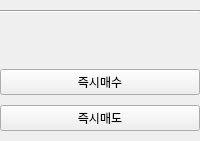
                        <widget class="QWidget" name="selfTab">
                         <attribute name="title">
                          <string>직접</string>
                         </attribute>
                         <layout class="QVBoxLayout" name="verticalLayout_7">
                          <property name="leftMargin">
                           <number>0</number>
                          </property>
                          <property name="topMargin">
                           <number>10</number>
                          </property>
                          <property name="rightMargin">
                           <number>0</number>
                          </property>
                          <property name="bottomMargin">
                           <number>10</number>
                          </property>
                          <item>
                           <widget class="Line" name="line_2">
                            <property name="orientation">
                             <enum>Qt::Horizontal</enum>
                            </property>
                           </widget>
                          </item>
                          <item>
                           <layout class="QVBoxLayout" name="verticalLayout_12">
                            <property name="spacing">
                             <number>10</number>
                            </property>
                            <property name="topMargin">
                             <number>10</number>
                            </property>
                            <property name="bottomMargin">
                             <number>0</number>
                            </property>
                            <item>
                             <spacer name="verticalSpacer_2">
                              <property name="orientation">
                               <enum>Qt::Vertical</enum>
                              </property>
                              <property name="sizeHint" stdset="0">
                               <size>
                                <width>20</width>
                                <height>40</height>
                               </size>
                              </property>
                             </spacer>
                            </item>
                            <item>
                             <widget class="QPushButton" name="buyNow">
                              <property name="text">
                               <string>즉시매수</string>
                              </property>
                             </widget>
                            </item>
                            <item>
                             <widget class="QPushButton" name="sellNow">
                              <property name="text">
                               <string>즉시매도</string>
                              </property>
                             </widget>
                            </item>
                           </layout>
                          </item>
                         </layout>
                        </widget>
